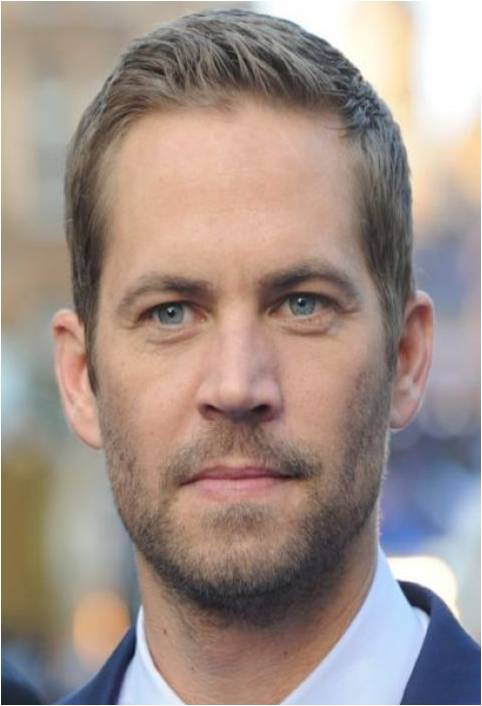
#> input picture Chap9-FaceRecognition/1.jpg, 482 x 706 px
$ python Harr_cascade_test.py
#> lines starting #> are read from the running program, lines starting #| are printed output that depends on the picture
# -*-coding:utf-8-*-
#__Author__=Youzhi Gu
#Learn Python at Zhejiang University


from numpy import *
import cv2

face_cascade = cv2.CascadeClassifier('haarcascade_frontalface_alt_tree.xml')
img = cv2.imread('1.jpg')
#> img is the input picture: shape (706, 482, 3); mean B, G, R 136.4, 143.8, 160
gray = cv2.cvtColor(img, cv2.COLOR_BGR2GRAY)
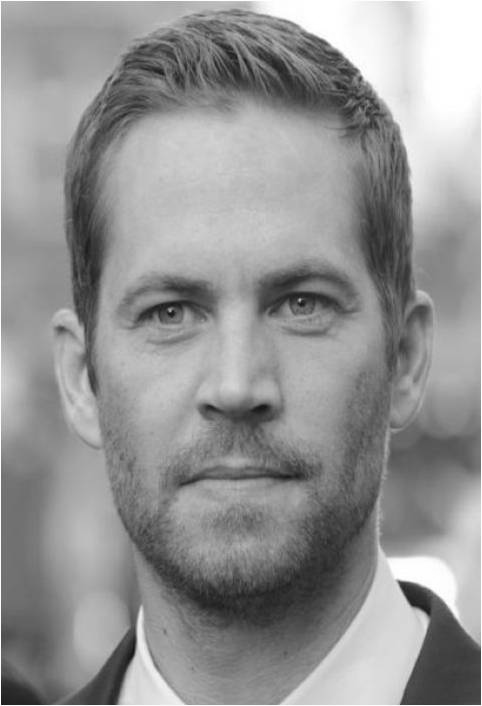
#> gray: shape (706, 482); min 13, max 255, mean 147.8

faces = face_cascade.detectMultiScale(gray, 1.2, 3)
#> faces = [[51, 160, 374, 374]]
for (x, y, w, h) in faces:
    img2 = cv2.rectangle(img, (x, y), (x+w, y+h), (255, 255, 255), 2)
    roi_gray = gray[y:y+h, x:x+w]
    roi_color = img[y:y+h, x:x+w]
#> this loop made 1 pass
#> pass 1, `roi_gray = gray[y:y+h, x:x+w]`:
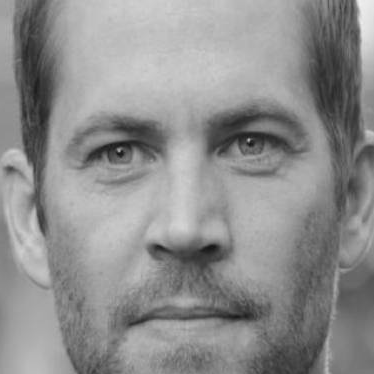
#> roi_gray: shape (374, 374); min 21, max 240, mean 142.2
#> pass 1, `roi_color = img[y:y+h, x:x+w]`:
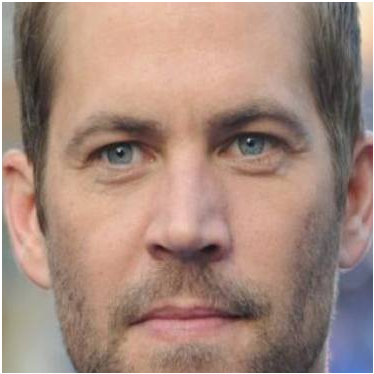
#> roi_color: shape (374, 374, 3); mean B, G, R 124.8, 136.9, 164.8

cv2.imshow('img', img)
cv2.waitKey(0)
cv2.destroyAllWindows()
cv2.imwrite('Haar_1_head.jpg',img)

$ run again, with Chap9-FaceRecognition/2.jpg copied over Chap9-FaceRecognition/1.jpg
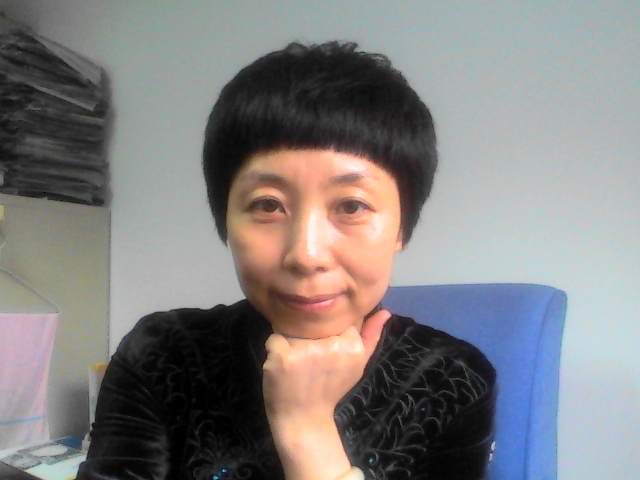
#> input picture Chap9-FaceRecognition/2.jpg, 640 x 480 px
#> img is the input picture: shape (480, 640, 3); mean B, G, R 127.9, 127.5, 129.6
#> `gray = cv2.cvtColor(img, cv2.COLOR_BGR2GRAY)`:
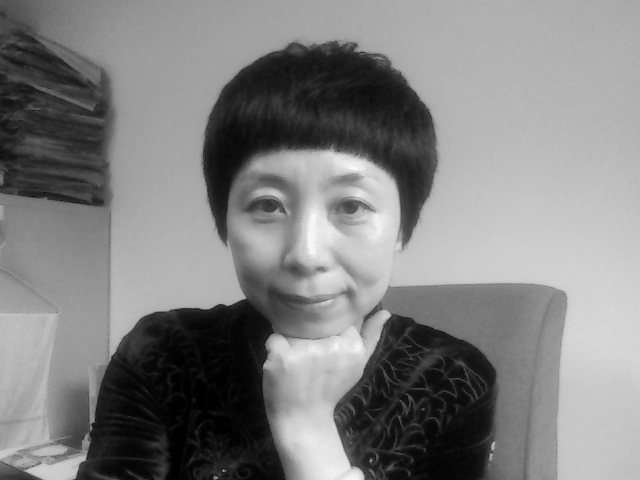
#> gray: shape (480, 640); min 0, max 248, mean 128.2
#> faces = [[198, 118, 227, 227]]
#> the loop `for (x, y, w, h) in faces:` made 1 pass
#> pass 1, `roi_color = img[y:y+h, x:x+w]`:
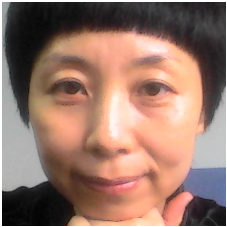
#> roi_color: shape (227, 227, 3); mean B, G, R 106.4, 119.4, 152.3
